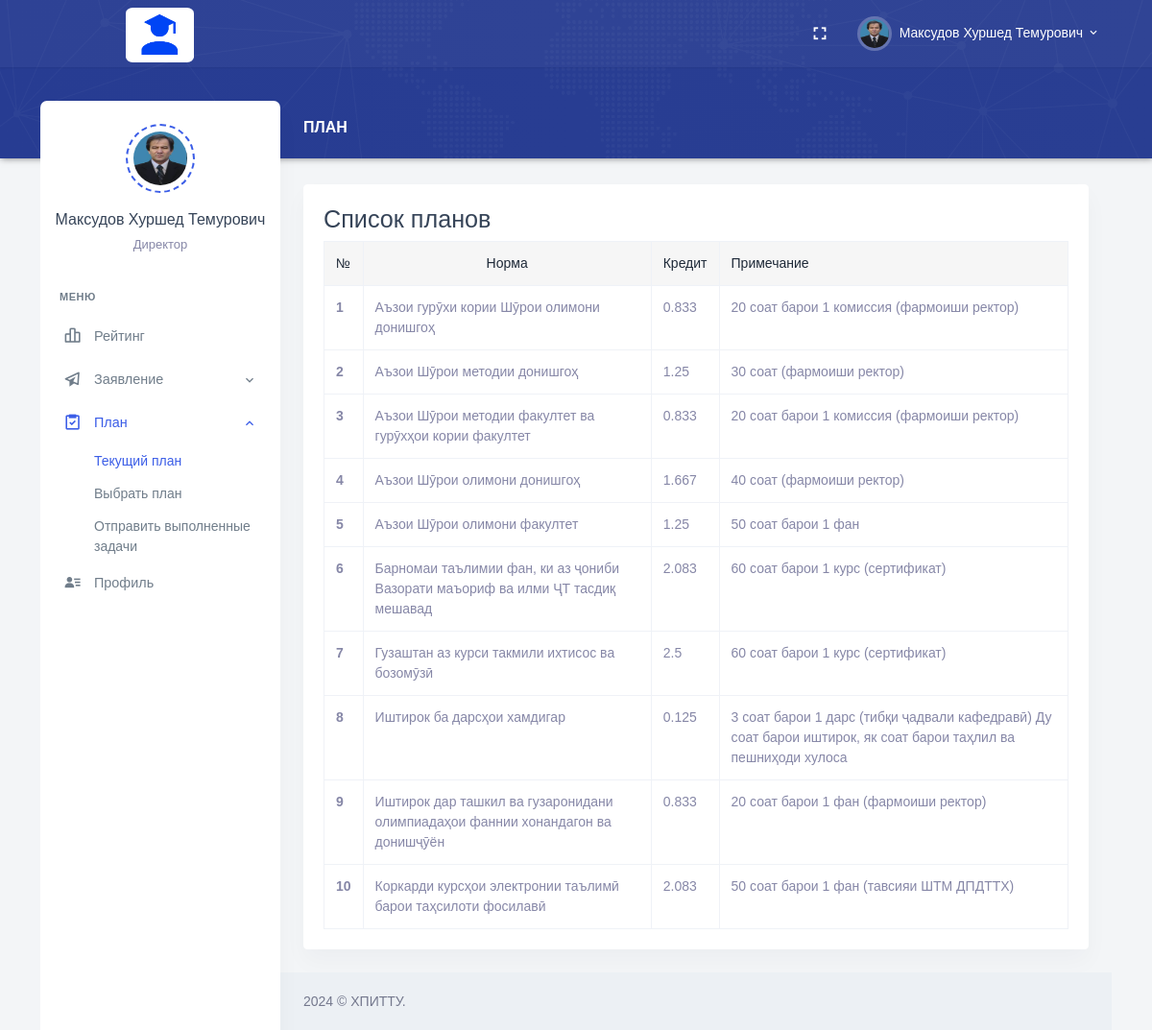
The app's page /Role/Personal/plan.php (signed in) with its own data.
### tables this page shows
CREATE TABLE `employees` (
  `Employee_Id` int NOT NULL AUTO_INCREMENT,
  `Full_Name` varchar(255) DEFAULT NULL,
  `Date_of_Birth` date DEFAULT NULL,
  `Place_of_Birth` varchar(255) DEFAULT NULL,
  `Position_Id` int DEFAULT NULL,
  `Degree_Id` int DEFAULT NULL,
  `Faculty_Id` int DEFAULT NULL,
  `Department_Id` int DEFAULT NULL,
  `User_Role_Id` int DEFAULT NULL,
  `Email` varchar(255) DEFAULT NULL,
  `Phone_Number` varchar(20) DEFAULT NULL,
  `Employee_Number` varchar(20) DEFAULT NULL,
  `Date_Added` date DEFAULT NULL,
  `Path_Photo` varchar(255) DEFAULT NULL,
  `Username` varchar(255) DEFAULT NULL,
  `Password` varchar(255) DEFAULT NULL,
  PRIMARY KEY (`Employee_Id`),
  KEY `Degree_Id` (`Degree_Id`),
  KEY `Faculty_Id` (`Faculty_Id`),
  KEY `Department_Id` (`Department_Id`),
  KEY `User_Role_Id` (`User_Role_Id`),
  KEY `employees_ibfk_1` (`Position_Id`),
  CONSTRAINT `employees_ibfk_1` FOREIGN KEY (`Position_Id`) REFERENCES `positions` (`Position_Id`) ON DELETE CASCADE ON UPDATE CASCADE,
  CONSTRAINT `employees_ibfk_2` FOREIGN KEY (`Degree_Id`) REFERENCES `degrees` (`Degree_Id`) ON DELETE CASCADE ON UPDATE CASCADE,
  CONSTRAINT `employees_ibfk_3` FOREIGN KEY (`Faculty_Id`) REFERENCES `faculties` (`Faculty_Id`) ON DELETE CASCADE ON UPDATE CASCADE,
  CONSTRAINT `employees_ibfk_4` FOREIGN KEY (`Department_Id`) REFERENCES `departments` (`Department_Id`) ON DELETE CASCADE ON UPDATE CASCADE,
  CONSTRAINT `employees_ibfk_5` FOREIGN KEY (`User_Role_Id`) REFERENCES `user_roles` (`User_Role_Id`) ON DELETE CASCADE ON UPDATE CASCADE
);

CREATE TABLE `positions` (
  `Position_Id` int NOT NULL,
  `Position_Name` varchar(255) DEFAULT NULL,
  PRIMARY KEY (`Position_Id`)
);

CREATE TABLE `plans` (
  `Plan_Id` int NOT NULL AUTO_INCREMENT,
  `Plan_Name` varchar(255) DEFAULT NULL,
  `Comment` varchar(255) DEFAULT NULL,
  `Plan_Credit` double DEFAULT NULL,
  PRIMARY KEY (`Plan_Id`)
);

### Role/Personal/plan.php (the view)
<?php
require_once "header.php";
require_once "conn.php";
$sql = "SELECT * FROM plans";
$result = mysqli_query($conn , $sql);
?>
<div class="main-content">
    <div class="page-content">
        <div class="row">
            <div class="col-12">
                <div class="page-title-box d-flex align-items-center justify-content-between">
                    <h4 class="page-title mb-0 font-size-18">ПЛАН</h4>
                </div>
            </div>
        </div>
        <div class="row">
            <div class="col-lg-12">
                <div class="card">
                    <div class="card-body">
                        <h3>Список планов</h3>
                        <div class="table-responsive">
                            <table class="table mb-0 table-bordered">
                                <thead class="table-light">
                                    <tr>
                                        <th>№</th>
                                        <th class="text-center">Норма</th>
                                        <th>Кредит</th>
                                        <th>Примечание</th>
                                    </tr>
                                </thead>
                                <tbody>
                                    <?php
                                    while ($row = mysqli_fetch_assoc($result)) {
                                        echo "<tr>";
                                        echo "<th scope='row'>" . $row['Plan_Id'] . "</th>";
                                        echo "<td>" . $row['Plan_Name'] . "</td>";
                                        echo "<td>" . $row['Plan_Credit'] . "</td>";
                                        echo "<td>" . $row['Comment'] . "</td>";
                                        echo "</tr>";
                                    }
                                    ?>
                                </tbody>
                            </table>
                        </div>
                    </div>
                </div>
            </div>
        </div>
        <?php
require_once "footer.php";
?>

### Role/Personal/header.php (shortened to what this page needs)
<?php
    require_once "conn.php";
    $sql_command = "SELECT e.*, p.Position_Name, e.Path_Photo
    FROM employees e
    INNER JOIN positions p ON e.Position_Id = p.Position_Id
    WHERE e.Username = '{$_SESSION['Username']}'";
$result = mysqli_query($conn, $sql_command);
if (mysqli_num_rows($result) > 0) {
while ($rows = mysqli_fetch_assoc($result)) {
$Full_Name = ucwords($rows["Full_Name"]);
$Position_Name = $rows["Position_Name"];
$Path_Photo = $rows["Path_Photo"];
}
}
?>
<!doctype html>
<html lang="en">
<head>
    <link href="/assets/css/bootstrap.min.css" id="bootstrap-style" rel="stylesheet" type="text/css" />
    <link href="/assets/css/app.min.css" id="app-style" rel="stylesheet" type="text/css" />
    <link href="/assets/libs/datatables.net-bs4/css/dataTables.bootstrap4.min.css" rel="stylesheet" type="text/css" />
    <link href="/assets/libs/datatables.net-buttons-bs4/css/buttons.bootstrap4.min.css" rel="stylesheet"
        type="text/css" />
    <link href="/assets/libs/datatables.net-responsive-bs4/css/responsive.bootstrap4.min.css" rel="stylesheet"
        type="text/css" />
    <link href="/assets/css/icons.min.css" rel="stylesheet" type="text/css" />
</head>
<body data-layout="detached" data-topbar="colored">
    <div class="container-fluid">
        <div id="layout-wrapper">
            <header id="page-topbar">
                <div class="navbar-header">
                    <div class="container-fluid">
                        <div class="float-end">
                            <div class="dropdown d-none d-lg-inline-block ms-1">
                                <button type="button" class="btn header-item noti-icon waves-effect"
                                    data-toggle="fullscreen">
                                    <i class="mdi mdi-fullscreen"></i>
                                </button>
                            </div>
                            <div class="dropdown d-inline-block">
                                <button type="button" class="btn header-item waves-effect"
                                    id="page-header-user-dropdown" data-bs-toggle="dropdown" aria-haspopup="true"
                                    aria-expanded="false">
                                    <img class="rounded-circle header-profile-user"
                                        src="upload/<?php if(!empty($Path_Photo)){ echo $Path_Photo; }else{ echo "1.jpg"; } ?>" alt="Header Avatar">
                                    <span class="d-none d-xl-inline-block ms-1"><?php echo $Full_Name; ?></span>
                                    <i class="mdi mdi-chevron-down d-none d-xl-inline-block"></i>
                                </button>
                            </div>
                        </div>
                        <div>
                            <div class="navbar-brand-box">
                                <a href="index.php" class="logo logo-light" style="margin-left: 65px;">
                                    <span class="logo-lg">
                                        <img src="/assets/images/LogoEX.png" alt="" height="57"
                                            style="border-radius: 10%;">
                                    </span>
                                </a>
                            </div>
                        </div>
                    </div>
            </header>
            <div class="vertical-menu">
                <div class="h-100">
                    <div class="user-wid text-center py-4">
                        <div class="user-img">
                            <img src="upload/<?php if(!empty($Path_Photo)){ echo $Path_Photo; }else{ echo "1.jpg"; } ?>" alt=""
                                class="avatar-md mx-auto rounded-circle">
                        </div>
                        <div class="mt-3">
                            <a href="#" class="text-reset fw-medium font-size-16"><?php echo $Full_Name; ?></a>
                            <p class="text-muted mt-1 mb-0 font-size-13"><?php echo $Position_Name; ?></p>
                        </div>
                    </div>
                    <div id="sidebar-menu">
                        <ul class="metismenu list-unstyled" id="side-menu">
                            <li class="menu-title">Меню</li>
                            <li>
                                <a href="index.php" class="waves-effect">
                                    <i class="bx bx-bar-chart-alt-2"></i>
                                    <span>Рейтинг</span>
                                </a>
                            </li>
                            <li>
                                <a href="javascript: void(0);" class="has-arrow waves-effect">
                                    <i class="bx bx-paper-plane"></i>
                                    <span>Заявление</span>
                                </a>
                            </li>
                            <li>
                                <a href="javascript: void(0);" class="has-arrow waves-effect">
                                    <i class="bx bx-task"></i>
                                    <span>План</span>
                                </a>
                                <ul class="sub-menu" aria-expanded="false">
                                    <li><a href="plan.php">Текущий план</a></li>
                                    <li><a href="select-plan.php">Выбрать план</a></li>
                                    <li><a href="zadacha-plan.php">Отправить выполненные задачи</a></li>
                                </ul>
                            </li>
                            <li>
                                <a href="profile.php" class="waves-effect">
                                    <i class="bx bxs-user-detail"></i>
                                    <span>Профиль</span>
                                </a>
                            </li>
                    </div>
                </div>
            </div>

### records on screen
employees: Path_Photo (picture), Full_Name "Максудов Хуршед Темурович", Position_Id.Position_Name "Директор"
plans: Plan_Id "1", Plan_Name "Аъзои гурӯхи кории Шӯрои олимони донишгоҳ", Plan_Credit "0.833", Comment "20 соат барои 1 комиссия (фармоиши ректор)"
plans: Plan_Id "2", Plan_Name "Аъзои Шӯрои методии донишгоҳ", Plan_Credit "1.25", Comment "30 соат (фармоиши ректор)"
plans: Plan_Id "3", Plan_Name "Аъзои Шӯрои методии факултет ва гурӯхҳои кории факултет", Plan_Credit "0.833", Comment "20 соат барои 1 комиссия (фармоиши ректор)"
plans: Plan_Id "4", Plan_Name "Аъзои Шӯрои олимони донишгоҳ", Plan_Credit "1.667", Comment "40 соат (фармоиши ректор)"
plans: Plan_Id "5", Plan_Name "Аъзои Шӯрои олимони факултет", Plan_Credit "1.25", Comment "50 соат барои 1 фан"
plans: Plan_Id "6", Plan_Name "Барномаи таълимии фан, ки аз ҷониби Вазорати маъориф ва илми ҶТ тасдиқ мешавад", Plan_Credit "2.083", Comment "60 соат барои 1 курс (сертификат)"
plans: Plan_Id "7", Plan_Name "Гузаштан аз курси такмили ихтисос ва бозомӯзӣ", Plan_Credit "2.5", Comment "60 соат барои 1 курс (сертификат)"
plans: Plan_Id "8", Plan_Name "Иштирок ба дарсҳои хамдигар", Plan_Credit "0.125", Comment "3 соат барои 1 дарс (тибқи ҷадвали кафедравӣ) Ду соат барои иштирок, як соат барои таҳлил ва пешниҳоди хулоса"
plans: Plan_Id "9", Plan_Name "Иштирок дар ташкил ва гузаронидани олимпиадаҳои фаннии хонандагон ва донишҷӯён", Plan_Credit "0.833", Comment "20 соат барои 1 фан (фармоиши ректор)"
plans: Plan_Id "10", Plan_Name "Коркарди курсҳои электронии таълимӣ барои таҳсилоти фосилавӣ", Plan_Credit "2.083", Comment "50 соат барои 1 фан (тавсияи ШТМ ДПДТТХ)"
